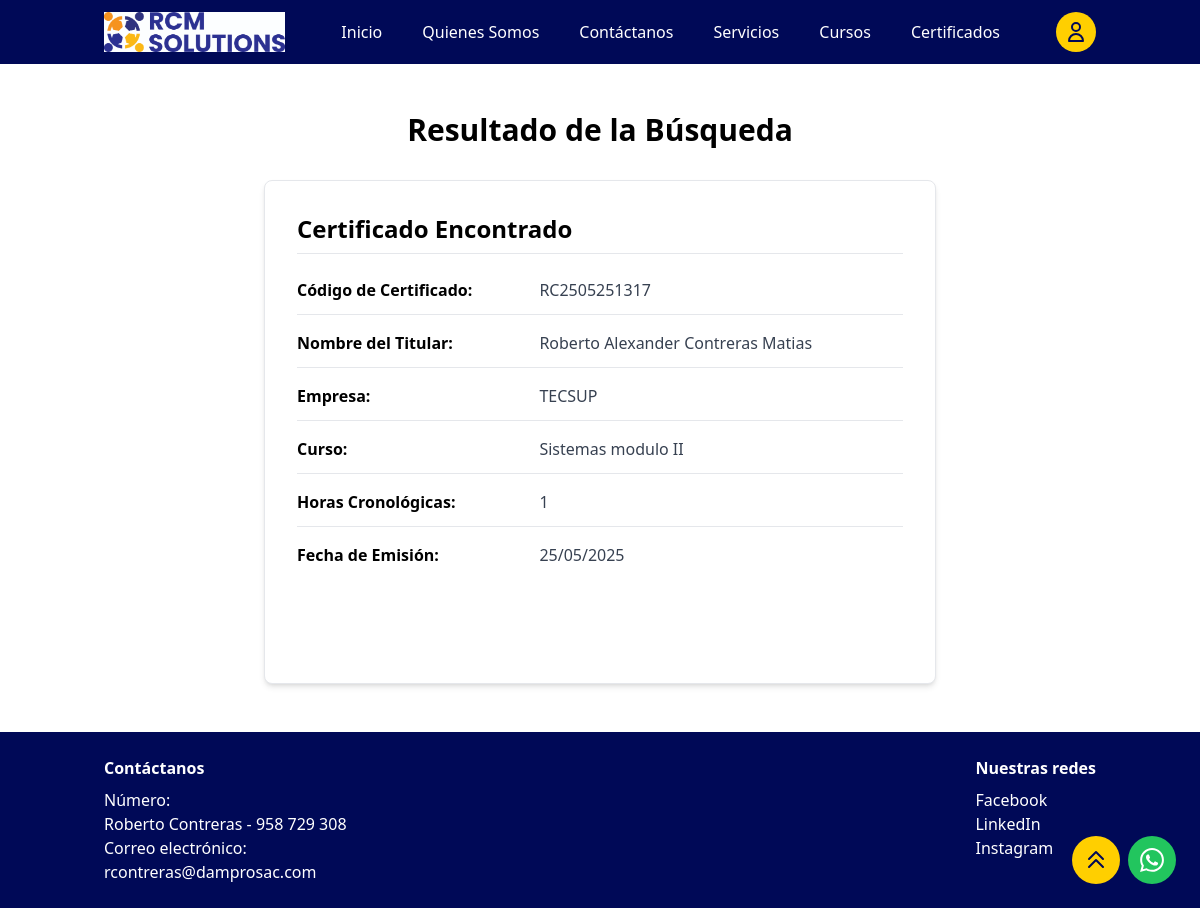
Page /certificados/RC2505251317/ on the committed database.
### system/models.py (models this page shows)
class Certificate(models.Model):
    cert_code = models.CharField(max_length=100, unique=True)
    usuario = models.ForeignKey(Usuario, on_delete=models.CASCADE, related_name='certificates')
    course = models.ForeignKey(Course, on_delete=models.CASCADE, related_name='certificates')
    empresa = models.ForeignKey(Empresa, on_delete=models.CASCADE, related_name='certificates', null=True, blank=True)
    creation_date = models.DateTimeField(default=models.functions.Now)  # Se cambió de auto_now_add=True para permitir edición
    chronological_hours = models.PositiveIntegerField()

class Usuario(models.Model):
    first_name = models.CharField(max_length=100)
    middle_name = models.CharField(max_length=100, blank=True, null=True)
    last_name = models.CharField(max_length=100)
    second_last_name = models.CharField(max_length=100, blank=True, null=True)
    user_type = models.CharField(max_length=50)
    empresa = models.ForeignKey(Empresa, on_delete=models.CASCADE, related_name='usuarios', null=True, blank=True)

class Empresa(models.Model):
    ruc = models.CharField(max_length=11, unique=True)
    nombre = models.CharField(max_length=200)  # razón social

class Course(models.Model):
    name = models.CharField(max_length=200)
    course_hours = models.PositiveIntegerField()

### system/views.py (the view)
# urls.py: path('certificados/<str:cert_code>/', views.certificado_detail, name='certificado_detail'),
def certificado_detail(request, cert_code):
    certificado = None
    error = None
    try:
        certificado = Certificate.objects.select_related('usuario', 'course', 'empresa').get(cert_code=cert_code)
    except Certificate.DoesNotExist:
        error = f"No se encontró ningún certificado con el código: {cert_code}"
    return render(request, 'system/certificado_detail.html', {
        'certificado': certificado,
        'error': error
    })

### system/templates/system/certificado_detail.html (shortened to what this page needs)
{% extends 'system/base.html' %}
{% block content %}
<section id="certificado-detail" class="bg-white py-12">
  <div class="container mx-auto px-4">
    <h1 class="text-3xl font-bold text-center text-dampro-dark mb-8">Resultado de la Búsqueda</h1>
    <div class="max-w-2xl mx-auto">
      {% if certificado %}
        <div class="bg-white p-8 rounded-lg shadow-md border border-gray-200">
          <h2 class="text-2xl font-bold text-dampro-dark mb-6 pb-2 border-b border-gray-200">Certificado Encontrado</h2>
          <div class="space-y-4 mb-8">
            <div class="flex flex-col sm:flex-row border-b border-gray-200 pb-3">
              <span class="font-bold text-dampro-dark w-full sm:w-2/5">Código de Certificado:</span>
              <span class="text-gray-700 w-full sm:w-3/5">{{ certificado.cert_code }}</span>
            </div>
            <div class="flex flex-col sm:flex-row border-b border-gray-200 pb-3">
              <span class="font-bold text-dampro-dark w-full sm:w-2/5">Nombre del Titular:</span>
              <span class="text-gray-700 w-full sm:w-3/5">
                {{ certificado.usuario.first_name }}
                {% if certificado.usuario.middle_name %}{{ certificado.usuario.middle_name }}{% endif %}
                {{ certificado.usuario.last_name }}
                {% if certificado.usuario.second_last_name %}{{ certificado.usuario.second_last_name }}{% endif %}
              </span>
            </div>
              {% if certificado.empresa %}
            <div class="flex flex-col sm:flex-row border-b border-gray-200 pb-3">
              <span class="font-bold text-dampro-dark w-full sm:w-2/5">Empresa:</span>
              <span class="text-gray-700 w-full sm:w-3/5">{{ certificado.empresa.nombre }}</span>
            </div>
            {% endif %}
            <div class="flex flex-col sm:flex-row border-b border-gray-200 pb-3">
              <span class="font-bold text-dampro-dark w-full sm:w-2/5">Curso:</span>
              <span class="text-gray-700 w-full sm:w-3/5">{{ certificado.course.name }}</span>
            </div>
            <div class="flex flex-col sm:flex-row border-b border-gray-200 pb-3">
              <span class="font-bold text-dampro-dark w-full sm:w-2/5">Horas Cronológicas:</span>
              <span class="text-gray-700 w-full sm:w-3/5">{{ certificado.chronological_hours }}</span>
            </div>
            <div class="flex flex-col sm:flex-row pb-3">
              <span class="font-bold text-dampro-dark w-full sm:w-2/5">Fecha de Emisión:</span>
              <span class="text-gray-700 w-full sm:w-3/5">{{ certificado.creation_date|date:"d/m/Y" }}</span>
            </div>
          </div>
          <div class="flex justify-between items-center mt-8">
            <a href="{% url 'system:certificados' %}" class="inline-block bg-dampro-dark text-white py-2 px-6 rounded-md font-medium hover:bg-opacity-90 transition-colors">Volver a Buscar</a>
          </div>
        </div>
      {% endif %}
    </div>
  </div>
</section>
{% endblock %}

### rows in the picture
Certificate: cert_code "RC2505251317", usuario.first_name "Roberto", usuario.middle_name "Alexander", usuario.last_name "Contreras", usuario.second_last_name "Matias", empresa.nombre "TECSUP", course.name "Sistemas modulo II", chronological_hours "1", creation_date "25/05/2025"
